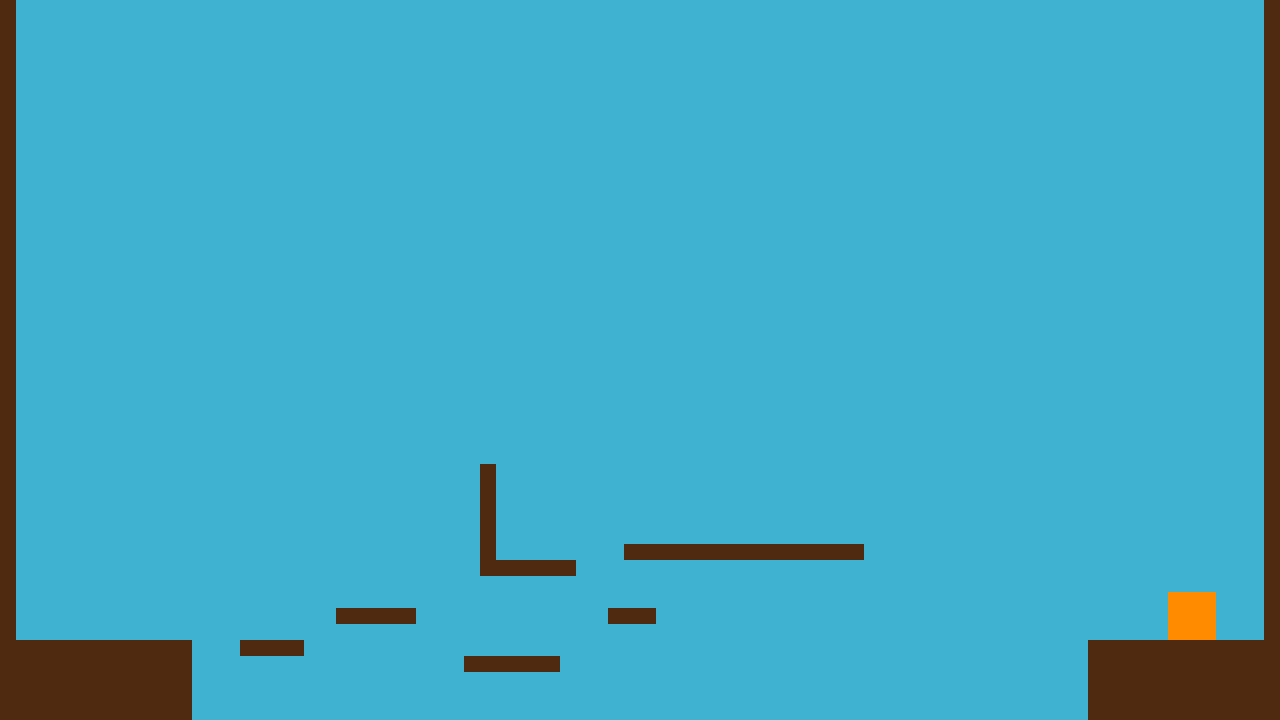

A level layout from a 2D game, rendered from its tile map. Below: a short description, then the map file with tile-grid data replaced by summaries:
An orthogonal 80x45 tile map with 16x16 px tiles, 2 tile layers (Capa de patrones 1, Capa de patrones 2).

<map version="1.2" tiledversion="1.3.1" orientation="orthogonal" renderorder="right-down" compressionlevel="-1" width="80" height="45" tilewidth="16" tileheight="16" infinite="0" nextlayerid="3" nextobjectid="1">
 <tileset firstgid="1" source="Tiles.tsx" />
 <layer id="1" name="Capa de patrones 1" width="80" height="45">
  <data>[3600 cells, 3600 non-empty, 1 distinct tile ids]</data>
 </layer>
 <layer id="2" name="Capa de patrones 2" width="80" height="45">
  <data>[3600 cells, 254 non-empty, 2 distinct tile ids]</data>
 </layer>
</map>
